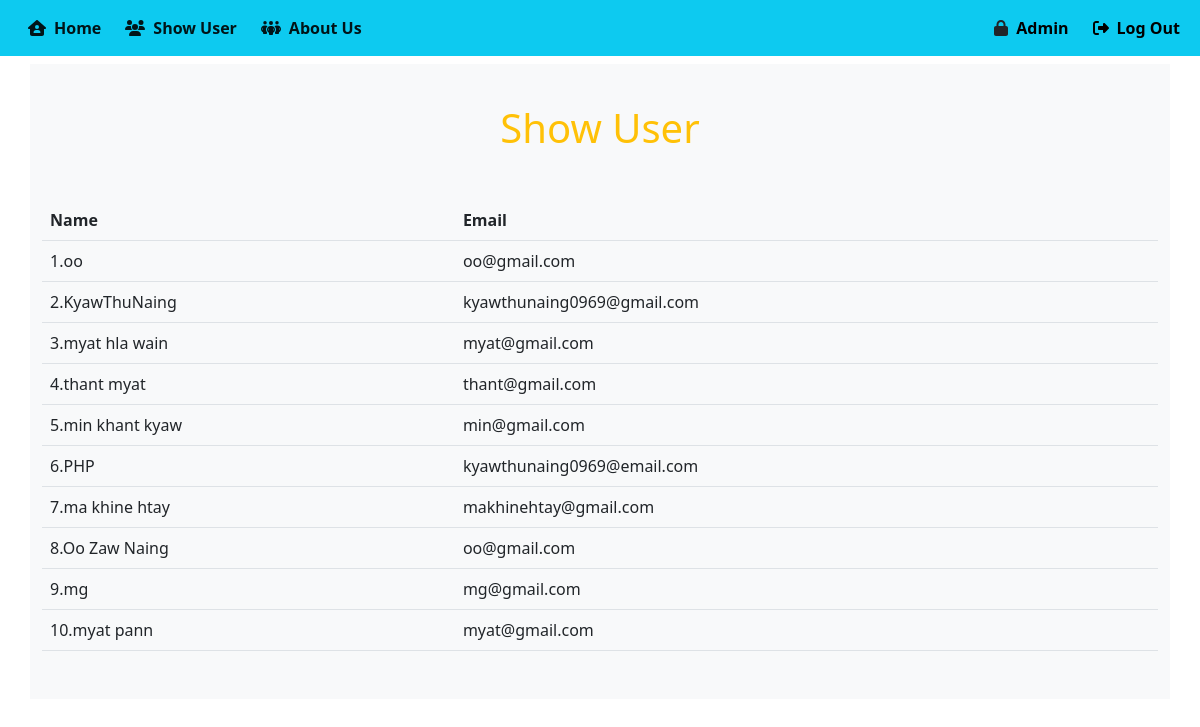
Page /showRegister.php on the committed database.
### tables this page shows
CREATE TABLE `register` (
  `id` int NOT NULL AUTO_INCREMENT,
  `name` varchar(45) NOT NULL,
  `email` varchar(45) NOT NULL,
  `password` varchar(45) NOT NULL,
  `confirm` varchar(45) NOT NULL,
  PRIMARY KEY (`id`)
);

### showRegister.php (the view, shortened to what this page needs)
<!DOCTYPE html>
<html lang="en">
<head>
    <link rel="stylesheet" href="https://cdnjs.cloudflare.com/ajax/libs/font-awesome/6.3.0/css/all.min.css" />
    <link href="https://cdn.jsdelivr.net/npm/bootstrap@5.2.3/dist/css/bootstrap.min.css" rel="stylesheet">
</head>
<body>
    <nav class="navbar navbar-expand-lg bg-info mb-2 ">
        <div class="container-fluid">
            <div class="collapse navbar-collapse" id="navbarSupportedContent">
                <ul class="navbar-nav me-auto mb-2 mb-lg-0 ">
                    <li class="nav-item">
                        <a class="nav-link active" href="index1.php"><i class="fa-solid fa-house-user mx-2 "></i><b>Home</b></a>
                    </li>
                    <li class="nav-item">
                        <a class="nav-link active" href="showRegister.php"><i class="fa-solid fa-users mx-2"></i><b>Show User</b></a>
                    </li>
                    <li class="nav-item">
                        <a class="nav-link active" href="about.php"><i class="fa-solid fa-people-group mx-2"></i><b>About Us</b></a>
                    </li>
                </ul>
                <i class="fa-solid fa-lock"></i>
                <a href="./admin/login.php" class="text-black mx-2"><b>Admin</b></a>
                <a href="home.php" class="text-black mx-2"><i class="fa-solid fa-right-from-bracket mx-2"></i><b>Log Out</b></a>
            </div>
        </div>
    </nav>
    <div class=" container">
        <div class="row bg-light">
            <div class="col mt-4 mb-4">
                <div class="text-center mt-3 mb-5 text-warning">
                    <h1>Show User</h1>
                </div>
                <?php
                echo "<table class='table align-middle mb-4'>";
                echo "<thead>";
                echo "<tr>";
                echo "<th scope='col'>Name</th>";
                echo "<th scope='col'>Email</th>";
                echo "</tr>";
                echo "</thead>";
                include_once "connection.php";
                $co = 0;
                $res1 = mysqli_query($con, "select name,email from register ");
                $arr = array($res1);
                while ($row = mysqli_fetch_array($res1)) {
                    for ($i = 1; $i <= count($arr); $i++) {
                        $co += 1;
                    }
                    echo "<tbody class='table'>";
                    echo " <tr>";
                    echo "<td>" . $co . '.' . $row['name'] . "</td>";
                    echo "<td>" . $row['email'] . "</td>";
                    echo "</tr>";
                    echo " </tbody>";
                }
                echo "</table>";
                ?>
            </div>
        </div>
    </div>
</body>
</html>

### showRegister.php (style rules this page uses)
a:link { text-decoration: none; }

### rows in the picture
register: co "1", name "oo", email "oo@gmail.com"
register: co "2", name "KyawThuNaing", email "kyawthunaing0969@gmail.com"
register: co "3", name "myat hla wain", email "myat@gmail.com"
register: co "4", name "thant myat", email "thant@gmail.com"
register: co "5", name "min khant kyaw", email "min@gmail.com"
register: co "6", name "PHP", email "kyawthunaing0969@email.com"
register: co "7", name "ma khine htay", email "makhinehtay@gmail.com"
register: co "8", name "Oo Zaw Naing", email "oo@gmail.com"
register: co "9", name "mg", email "mg@gmail.com"
register: co "10", name "myat pann", email "myat@gmail.com"
